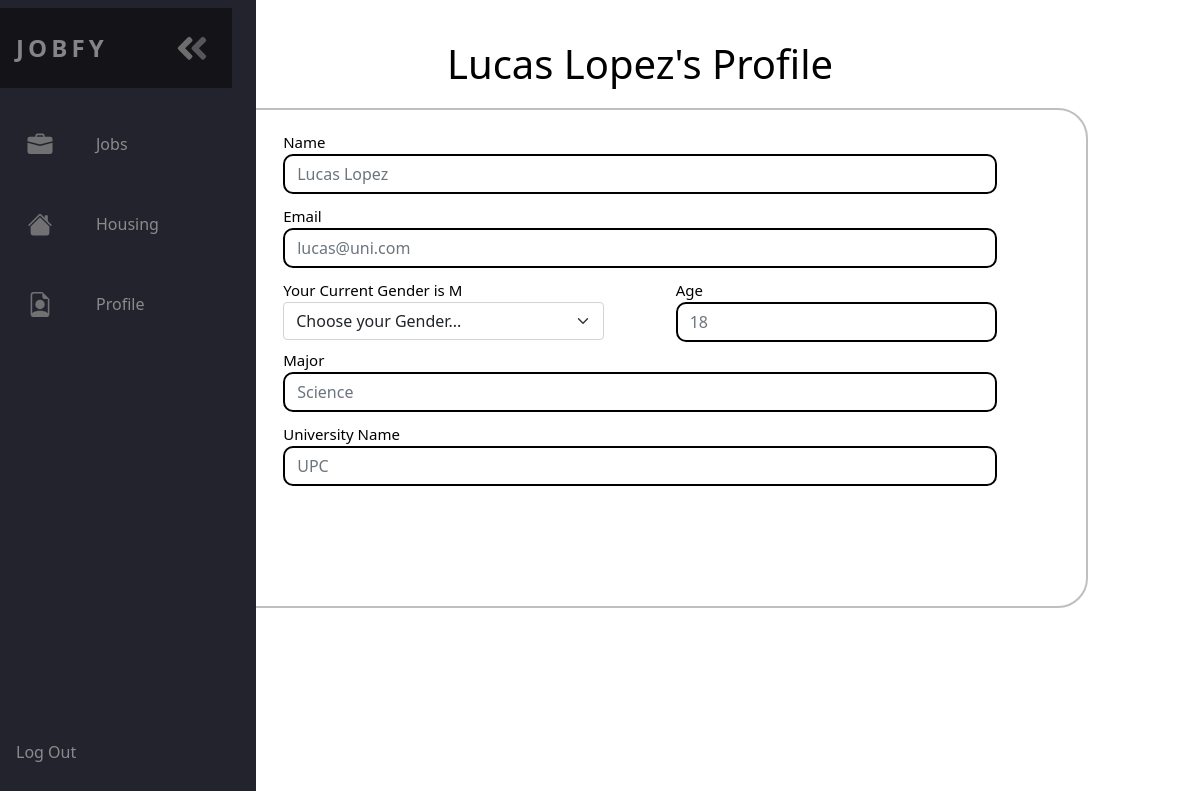
Page /profile (signed in) on the committed database.
### app/models.py (models this page shows, shortened)
class Profile(models.Model):
    GENDERS = (
        ('M', 'M'),
        ('F', 'F'),
        ('Other', 'Other'),
    )
    name = models.CharField(max_length=32)
    age = models.IntegerField()
    gender = models.CharField(max_length=10, choices=GENDERS)
    major = models.CharField(max_length=64)
    uni_name = models.CharField(max_length=64)
    email = models.CharField(max_length=64)
    password = models.CharField(max_length=64)
    gpa = models.FloatField(blank=True, null=True)

### app/views.py (the view)
# urls.py: path("profile", views.profile, name="profile"),
def profile(request):
    return render(request, "profile.html", {"person": Profile.objects.get(email=request.session["email"])})

### app/templates/profile.html (shortened to what this page needs)
<!DOCTYPE html>
<html>
    <head>
        <link href="https://cdn.jsdelivr.net/npm/bootstrap@5.0.1/dist/css/bootstrap.min.css" rel="stylesheet">
        <link href="../static/style.css" type="text/css" rel="stylesheet">
        <link href="../static/responsive.css" type="text/css" rel="stylesheet">
    </head>
    <body>
        <nav class="navbar">
            <ul class="navbar-nav">
                <li class="logo">
                    <a type="submit" href="dash" class="nav-link">
                        <span class="link-text logo-text">JOBFY</span>
                    </a>
                </li>
              <li class="nav-item">
                <a href="jobs" class="nav-link">
                  <span class="link-text">Jobs</span>
                </a>
              </li>
              <li class="nav-item">
                <a href="houses" class="nav-link">
                  <span class="link-text">Housing</span>
                </a>
              </li>
              <li class="nav-item">
                <a href="profile" class="nav-link">
                  <span class="link-text">Profile</span>
                </a>
              </li>
              <li class="nav-item" id="themeButton">
                <a href="logout" class="nav-link">
                  <span class="link-text">Log Out</span>
                </a>
              </li>
            </ul>
        </nav>
            <main style="">
                <h1 style="text-align: center; margin-top: 40px;">{{ person.name }}'s Profile</h1>
                <div class="identity" style="width: 80%; margin: auto; height: 500px; margin-top: 20px; background-color: white;">
                    <div style="height: 20px;"></div>
                    <label style="margin-left: 10%; font-size: 15px;">Name</label>
                    <input type="text" class="form-control" id="inputEmail4" name="name" placeholder="{{ person.name }}" style="width: 80%; margin: auto; border-radius: 10px; border: 2px solid black;">
                    <div style="height: 10px;"></div>
                    <label style="margin-left: 10%; font-size: 15px;">Email</label>
                    <input type="text" class="form-control" id="inputEmail4" name="name" placeholder="{{ person.email }}" style="width: 80%; margin: auto; border-radius: 10px; border: 2px solid black;">
                    <div style="height: 10px;"></div>
                    <div style="margin: auto; height:50px; width: 80%; ">
                        <div style="float: left; width: 45%; ">
                            <label style="font-size: 15px;">Your Current Gender is {{ person.gender }}</label>
                            <select class="form-select" id="inputGroupSelect02" style="margin: auto;">
                            <option selected value="{{ person.gender }}">Choose your Gender...</option>
                            </select>
                        </div>
                        <div style="float: right; width: 45%;">
                            <label style="font-size: 15px;">Age</label>
                             <input type="text" class="form-control" id="inputEmail4" name="name" placeholder="{{ person.age }}" style="margin: auto; border-radius: 10px; border: 2px solid black;">
                        </div>
                    </div>
                    <div style="height: 20px;"></div>
                    <label style="margin-left: 10%; font-size: 15px;">Major</label>
                    <input type="text" class="form-control" id="inputEmail4" name="name" placeholder="{{ person.major }}" style="width: 80%; margin: auto; border-radius: 10px; border: 2px solid black;">
                    <div style="height: 10px;"></div>
                    <label style="margin-left: 10%; font-size: 15px;">University Name</label>
                    <input type="text" class="form-control" id="inputEmail4" name="name" placeholder="{{ person.uni_name }}" style="width: 80%; margin: auto; border-radius: 10px; border: 2px solid black;">
                </div>
            </main>
  </body>
</html>

### app/static/style.css (style rules this page uses)
* { box-sizing: border-box; margin: 0; padding: 0; }
:root { font-size: 16px; font-family: 'Open Sans'; --text-primary: #b6b6b6; --text-secondary: #ececec; --bg-primary: #23232e; --bg-secondary: #141418; --transition-speed: 600ms; }
body { color: black; background-color: white; margin: 0; padding: 0; }
.navbar { position: fixed; background-color: var(--bg-primary); transition: width 600ms ease; }
.navbar-nav { list-style: none; padding: 0; margin: 0; display: flex; flex-direction: column; align-items: center; height: 100%; }
.nav-item { width: 100%; }
.nav-item:last-child { margin-top: auto; }
.nav-link { display: flex; align-items: center; height: 5rem; color: var(--text-primary); text-decoration: none; filter: grayscale(100%) opacity(0.7); transition: var(--transition-speed); }
.link-text { display: none; margin-left: 1rem; }
.nav-link svg { width: 2rem; min-width: 2rem; margin: 0 1.5rem; }
.logo { font-weight: bold; text-transform: uppercase; margin-bottom: 1rem; text-align: center; color: var(--text-secondary); background: var(--bg-secondary); font-size: 1.5rem; letter-spacing: 0.3ch; width: 100%; }
.logo svg { transform: rotate(0deg); transition: var(--transition-speed); }
.logo-text { display: inline; position: absolute; left: -999px; transition: var(--transition-speed); }
main { width: calc(100vw - 5rem); float: right; box-sizing: border-box; height: 100vh; }
.identity { width: 80%; margin: auto; height: 400px; margin-top: 20px; background-color: white; border-radius: 30px; border: 2px solid #bfbfbf; }

### app/static/responsive.css (style rules this page uses)
@media only screen and (min-width: 600px) { .navbar { top: 0; width: 5rem; height: 100vh; } }
@media only screen and (min-width: 600px) { main { width: calc(100vw - 5rem); float: right; } }

### rows in the picture
Profile: name "Lucas Lopez", name "lucas@uni.com", gender "M", name "18", name "Science", name "UPC"
